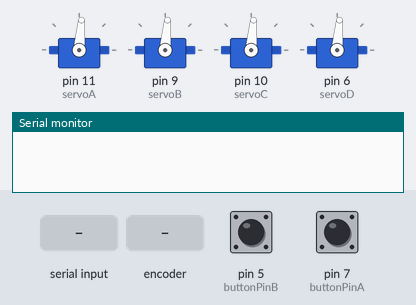
Simulated run of this sketch. Board: Arduino Uno, built with avr-gcc and run on an emulated ATmega328P. Shown: 4 × servo, the last lines printed to the serial monitor. The inputs (shaded band) are chosen by the test bench; at power-on: pin 5 (buttonPinB) HIGH, pin 7 (buttonPinA) HIGH.

Above: at 1.2 s.
1.3 s: "S,1\n" received over Serial
At 2.07 s:
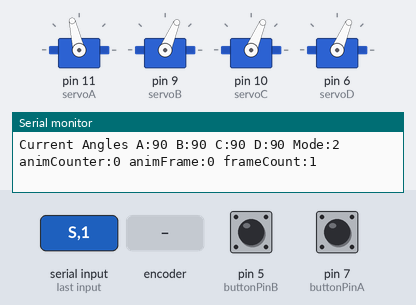
At 2.67 s:
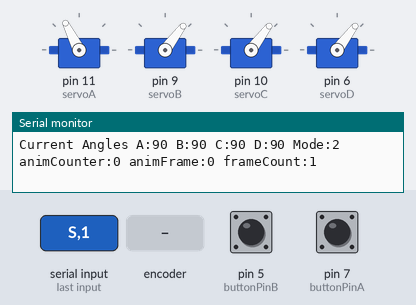
4.3 s: "P,1\n" received over Serial
At 4.61 s:
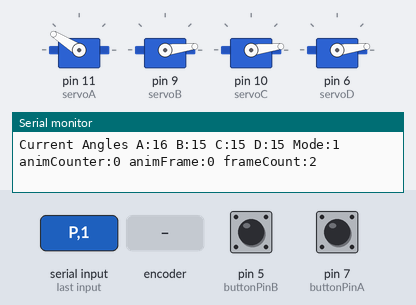
7.3 s: "S,150\n" received over Serial
At 7.53 s:
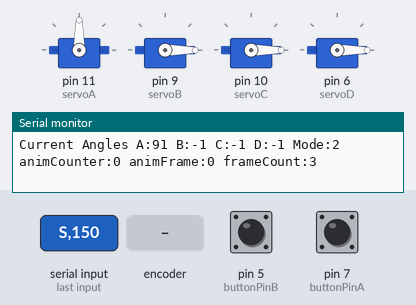
10.3 s: rotary encoder on pin 7 (buttonPinA) / pin 5 (buttonPinB) turned 1 step (first pin leading)
13.5 s: "S90\n" received over Serial
16.5 s: "P,150\n" received over Serial
Timing chart, 0 to 22.0 s (numbered marks = the images above; inputs shaded):
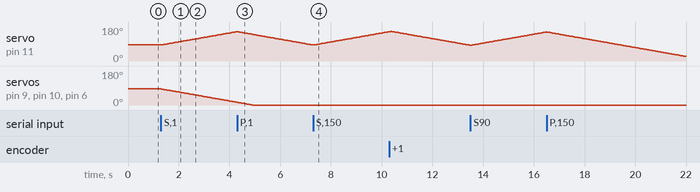

Measured:
- after the input at 1.3 s, servo on pin 11 (servoA): moves from 85° to 155° over 2.9 s, starting at once; servo on pin 9 (servoB), servo on pin 10 (servoC), servo on pin 6 (servoD): moves from 85° to 14° over 3.0 s, starting at once

The sketch:

SFC_robot_arduino.ino
```cpp
//
// 28 March 2019 - 05:50

#include <Servo.h>

// Serial Handler Vars
String inputString = "";         // a String to hold incoming data
bool stringComplete = false;  // whether the string is complete

// Servo Objects
Servo servoA, servoB, servoC, servoD;
int lowLimitA = 400;
int lowLimitB = 400;
int lowLimitC = 400;
int lowLimitD = 400;
int highLimitA = 2500;
int highLimitB = 2500;
int highLimitC = 2500;
int highLimitD = 2500;

// Current Servo Angles
float cangleA = 90, cangleB = 90, cangleC = 90, cangleD = 90;
// Serial Input Angles
float angleA = 90, angleB = 90, angleC = 90, angleD = 90;
// Target Servo Angles
float tangleA = 90, tangleB = 90, tangleC = 90, tangleD = 90;
// Memory Angles
float mangleA[50];
float mangleB[50];
float mangleC[50];
float mangleD[50];
int memoryLength = 50;

// Animation frame
int animFrame = 0;
int animCounter = 0;
int animInterval = 1000;
bool animReached = false;
int frameCount = 0;

// Joystick Button
int buttonPinA = 7;
int buttonPinB = 5;
int buttonStateA = 0;
int buttonStateB = 0;
int lastButtonStateA = LOW;
int lastButtonStateB = LOW;
unsigned long lastDebounceTimeA = 0;  // the last time the output pin was toggled
unsigned long lastDebounceTimeB = 0;  // the last time the output pin was toggled
unsigned long debounceDelay = 50;    // the debounce time; increase if the output flickers

// Modes
int mode = 2;

// Joystick Analogue Pins
int joyPinX = 1;
int joyPinY = 0;
int potA = 3;
int potB = 2;
// speed vars
float rotSpeed = 0.1;
bool inTimerLoop = false;
unsigned long timerStart = 0;
unsigned long timerLoopDuration = 3;

bool inAnimTimerLoop = false;
unsigned long animTimerStart = 0;
unsigned long animTimerLoopDuration = 1000;

// Joystick States
int valX, valY, valA, valB;
// Joystick Deadzones (Range is 0-1023)
int deadzoneLow = 128;
int deadzoneHigh = 896;

void setup() {
  // put your setup code here, to run once:
  Serial.begin(38400);
  // reserve 200 bytes for the inputString:
  inputString.reserve(200);
  pinMode(buttonPinA, INPUT_PULLUP);
  pinMode(buttonPinB, INPUT_PULLUP);
  servoA.attach(11, lowLimitA, highLimitA);
  servoB.attach( 9, lowLimitB, highLimitB);
  servoC.attach(10, lowLimitC, highLimitC);
  servoD.attach( 6, lowLimitD, highLimitD);
  directMoveServos();
  //Serial.println("Start");
  // Handle Serial Output
//  Serial.print("Current Angles");
//  Serial.print(" A:");
//  Serial.print(cangleA);
//  Serial.print(" B:");
//  Serial.print(cangleB);
//  Serial.print(" C:");
//  Serial.print(cangleC);
//  Serial.print(" D:");
//  Serial.println(cangleD);
}

void joystick(){
  // Get debounced button state and change mode
  debounce();
  if(mode == 0){
    valX = analogRead(joyPinX);
    valY = analogRead(joyPinY);
    valA = analogRead(potA);
    valA = map(valA, 0, 1023, 0, 180);
    valB = analogRead(potB);
    valB = map(valB, 0, 1023, 0, 180);
    tangleA = (float)valA;
    tangleB = (float)valB;
    if(valX < deadzoneLow || valX > deadzoneHigh){
      if(valX < deadzoneLow){
        tangleC += rotSpeed;
        tangleC = constrain(tangleC, 0, 180);
      }
      if(valX > deadzoneHigh){
        tangleC -= rotSpeed;
        tangleC = constrain(tangleC, 0, 180);
      }
    }
    if(valY < deadzoneLow || valY > deadzoneHigh){
      if(valY < deadzoneLow){
        tangleD -= rotSpeed;
        tangleD = constrain(tangleD, 0, 180);
      }
      if(valY > deadzoneHigh){
        tangleD += rotSpeed;
        tangleD = constrain(tangleD, 0, 180);
      }
    }
  }
}

void serialOutput(){
  frameCount++;
  Serial.print("Current Angles");
  Serial.print(" A:"); // invert A axis
  Serial.print(180-(int)cangleA);
  Serial.print(" B:");
  Serial.print((int)cangleB);
  Serial.print(" C:");
  Serial.print((int)cangleC);
  Serial.print(" D:");
  Serial.print((int)cangleD);
  Serial.print(" Mode:");
  Serial.print(mode);
  Serial.print(" animCounter:");
  Serial.print(animCounter);
  Serial.print(" animFrame:");
  Serial.print(animFrame);
  Serial.print(" frameCount:");
  Serial.println(frameCount);
}

int convertAngleToMicros(float angle){
  int rangeMicros = highLimitA - lowLimitA;
  float microsPerDegree = rangeMicros / 180;
  int returnvalue =  (float)lowLimitA + (angle * microsPerDegree);
  return returnvalue;
}

void moveServos(){
  if(!inTimerLoop){
    timerStart = millis();
    inTimerLoop = true;
  }
  if(millis()-timerStart > timerLoopDuration){
    inTimerLoop = false;
    if(cangleA<tangleA){
      cangleA += rotSpeed;
      //servoA.write(cangleA);
      servoA.writeMicroseconds(convertAngleToMicros(cangleA));
    }
    if(cangleA>tangleA){
      cangleA -= rotSpeed;
      //servoA.write(cangleA);
      servoA.writeMicroseconds(convertAngleToMicros(cangleA));
    }
    if(cangleB<tangleB){
      cangleB += rotSpeed;
      //servoB.write(cangleB);
      servoB.writeMicroseconds(convertAngleToMicros(cangleB));
    }
    if(cangleB>tangleB){
      cangleB -= rotSpeed;
      //servoB.write(cangleB);
      servoB.writeMicroseconds(convertAngleToMicros(cangleB));
    }
    if(cangleC<tangleC){
      cangleC += rotSpeed;
      //servoC.write(cangleC);
      servoC.writeMicroseconds(convertAngleToMicros(cangleC));
    }
    if(cangleC>tangleC){
      cangleC -= rotSpeed;
      //servoC.write(cangleC);
      servoC.writeMicroseconds(convertAngleToMicros(cangleC));
    }
    if(cangleD<tangleD){
      cangleD += rotSpeed;
      //servoD.write(cangleD);
      servoD.writeMicroseconds(convertAngleToMicros(cangleD));
    }
    if(cangleD>tangleD){
      cangleD -= rotSpeed;
      //servoD.write(cangleD);
      servoD.writeMicroseconds(convertAngleToMicros(cangleD));
    }
  }
}

void directMoveServos(){
  //servoA.write(tangleA);
  //servoB.write(tangleB);
  //servoC.write(tangleC);
  //servoD.write(tangleD);
  servoA.writeMicroseconds(convertAngleToMicros(tangleA));
  servoB.writeMicroseconds(convertAngleToMicros(tangleB));
  servoC.writeMicroseconds(convertAngleToMicros(tangleC));
  servoD.writeMicroseconds(convertAngleToMicros(tangleD));
  cangleA = tangleA;
  cangleB = tangleB;
  cangleC = tangleC;
  cangleD = tangleD;
}

void debounce(){
  // read the state of the switch into a local variable:
  int readingA = digitalRead(buttonPinA);
  int readingB = digitalRead(buttonPinB);

  // If the switch changed, due to noise or pressing:
  if (readingA != lastButtonStateA) {
    // reset the debouncing timer
    lastDebounceTimeA = millis();
  }
  if (readingB != lastButtonStateB) {
    // reset the debouncing timer
    lastDebounceTimeB = millis();
  }

  if ((millis() - lastDebounceTimeA) > debounceDelay) {
    // if the button state has changed:
    if (readingA != buttonStateA) {
      buttonStateA = readingA;

      // Save Position
      if (buttonStateA == LOW) {
        savePosition();
      }
    }
  }
  if ((millis() - lastDebounceTimeB) > debounceDelay) {
    // if the button state has changed:
    if (readingB != buttonStateB) {
      buttonStateB = readingB;

      // Start Animation
      if (buttonStateB == LOW) {
        startAnimation();
      }
    }
  }

  // save the readingA. Next time through the loop, it'll be the lastButtonStateA:
  lastButtonStateA = readingA;
  lastButtonStateB = readingB;
}

void savePosition(){
  if(mode == 0 || mode == 2){
    mangleA[animFrame] = cangleA;
    mangleB[animFrame] = cangleB;
    mangleC[animFrame] = cangleC;
    mangleD[animFrame] = cangleD;
    animFrame++;
  }
  if(mode == 1){
    mode == 0;
    animFrame = 0;
  }
}

void startAnimation(){
  if(mode == 0 || mode == 2){
    mangleA[animFrame] = -1;
    mangleB[animFrame] = -1;
    mangleC[animFrame] = -1;
    mangleD[animFrame] = -1;
    animFrame = 0;
    inAnimTimerLoop = false;
    mode = 1;
  }
}

void animate(){
  // Check if end of memory
  if(mangleA[animFrame]== -1){
      animFrame = 0;
  }
  // set target angle to memory value
  tangleA = mangleA[animFrame];
  tangleB = mangleB[animFrame];
  tangleC = mangleC[animFrame];
  tangleD = mangleD[animFrame];
  // wait till target reached
  if(tangleA == cangleA && tangleB == cangleB && tangleC == cangleC && tangleD == cangleD && !inAnimTimerLoop){
    // start timer
    animTimerStart = millis();
    inAnimTimerLoop = true;
  }
  // when timer expires, increment memory position
  if(millis() - animTimerStart > animTimerLoopDuration && inAnimTimerLoop){
    animFrame++;
    if(animFrame==memoryLength){
      animFrame = 0;
    }
    // Reset timer
    inAnimTimerLoop = false;
  }
}

void serialEvent() {
  while (Serial.available()) {
    // get the new byte:
    char inChar = (char)Serial.read();
    // add it to the inputString:
    inputString += inChar;
    // if the incoming character is a newline, set a flag so the main loop can
    // do something about it:
    if (inChar == '\n') {
      stringComplete = true;
    }
  }
}

void parseSerial(){
  if (stringComplete) {
    if(inputString.startsWith("R")){
      serialOutput();
    }
    if(inputString.startsWith("S")){
      mode = 2;
      tangleA = (float)(180 - angleSubstring("A"));  // Invert A axis
      tangleB = (float)angleSubstring("B");
      tangleC = (float)angleSubstring("C");
      tangleD = (float)angleSubstring("D");
      //Serial.println(angleString);
      serialOutput();
    }
    if(inputString.startsWith("M")){
      mode = 2;
      savePosition();
      serialOutput();
    }
    if(inputString.startsWith("P")){
      mode = 2;
      startAnimation();
      serialOutput();
    }
    // clear the string:
    inputString = "";
    stringComplete = false;
  }
}

int angleSubstring(String label){
  int labelIndex;
  int delimIndex;
  String angleString;
  labelIndex = inputString.indexOf(label);
  delimIndex = inputString.indexOf(",", labelIndex);
  angleString = inputString.substring(labelIndex+1,delimIndex);
  int newTargetAngle = angleString.toInt();
  return newTargetAngle;
}

void loop() {
  // Parse Serial Input
  parseSerial();

  // Handle Joystick Input
  joystick();

  // Animate Robot
  if(mode == 1){
    animate();
  }
  // Handle Serial Input
  //serialInput();

  // Move servos directly
  //directMoveServos();

  // Move Servos if required
  moveServos();

  // Delay between loops
  //delay(15);
}
```
